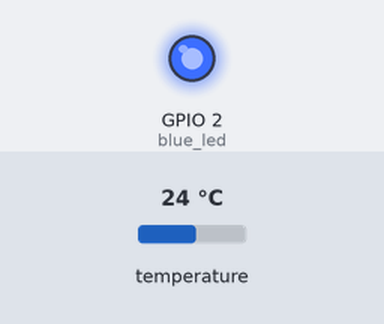
Simulated run of this sketch. Board: ESP8266 (NodeMCU). Shown: output pins drawn as LEDs (lit = HIGH). Inputs (shaded band) come from the test bench; at power-on: temperature 24 °C. WiFi joins after 1.5 s; servers stay silent unless stated; storage starts empty; no MQTT or app messages arrive unless stated; pins used as bus, display or sensor lines are not drawn; what the sketch prints to the serial monitor is not drawn.

Above: at 6.8 s.
Timing chart, 0 to 8.3 s (numbered marks = the images above):
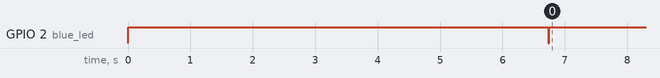

The sketch:

MQTT_Multiple_Temp_Sensor.ino
```cpp
/*
 * This code reads values from a set of one or more DS18B20 Dallas One Wire temperature
 * sensors with an ESP8266 board, and publishes the readings using MQTT.
 * Borrows from various examples by Adafruit, Dallas One Wire and Arduino libraries.
 *
 */

#include <FS.h>                   //this needs to be first, or it all crashes and burns...

#include <ESP8266WiFi.h>
#include <Wire.h>
#include <PubSubClient.h>
// Include the sensor libraries we need
#include <OneWire.h>
#include <DallasTemperature.h>
// for WiFiManager
#include <DNSServer.h>
#include <ESP8266WebServer.h>
#include <WiFiManager.h>         //https://github.com/tzapu/WiFiManager

#include <ArduinoJson.h>          //https://github.com/bblanchon/ArduinoJson

#define TRIGGER_PIN 0 // Forces WiFiManager to reset and ask for new setup

#define deviceName "sensor"

#define red_led 0
#define blue_led 2

//define your default values here, if there are different values in config.json, they are overwritten.
char client_name[40] = "ESP8266Client_multitemp1_sensor";
char mqtt_server[40] = "";
char mqtt_port[6] = "1883";
char mqtt_user[40] = "";
char mqtt_password[40] = "";
char device_set[10] = "1";
char temp_corr[20] = "0";

// count of devices
int devices = 0;
// pointer to array we will define later to hold device addresses
DeviceAddress * deviceAddresses;


//flag for saving data
bool shouldSaveConfig = false;

//callback notifying us of the need to save config
void saveConfigCallback () {
  Serial.println("Should save config");
  shouldSaveConfig = true;
}

WiFiClient espClient;
PubSubClient client(espClient);

// Data wire is plugged into port 12 on the ESP8266
#define ONE_WIRE_BUS 12
#define TEMPERATURE_PRECISION 9

// Setup a oneWire instance to communicate with any OneWire devices (not just Maxim/Dallas temperature ICs)
OneWire oneWire(ONE_WIRE_BUS);

// Pass our oneWire reference to Dallas Temperature.
DallasTemperature sensors(&oneWire);

// function to print a device address
void printAddress(DeviceAddress deviceAddress)
{
  for (uint8_t i = 0; i < 8; i++)
  {
    // zero pad the address if necessary
    if (deviceAddress[i] < 16) Serial.print("0");
    Serial.print(deviceAddress[i], HEX);
  }
}

// function to convert a device address to string
String addressToString(DeviceAddress deviceAddress)
{
  String address;
  for (uint8_t i = 0; i < 8; i++)
  {
    // zero pad the address if necessary
    if (deviceAddress[i] < 16) address.concat("0");
    String addrByteHex = String(deviceAddress[i], HEX);
    address.concat(addrByteHex);
    address.toUpperCase();
  }
  return address;
}

void setup() {
  // Setup the two LED ports to use for signaling status
  pinMode(red_led, OUTPUT);
  pinMode(blue_led, OUTPUT);
  digitalWrite(red_led, HIGH);
  digitalWrite(blue_led, HIGH);
  Serial.begin(115200);
  // If the trigger pin is held during setup we will force a WiFi configuration
  // setup instead of using the stored values
  if ( digitalRead(TRIGGER_PIN) == LOW ) {
    setup_wifi(true);
  } else {
    setup_wifi(false);
  }

  // Start sensor
  sensors.begin();

  // locate devices on the bus
  devices = sensors.getDeviceCount();

  Serial.print("Locating devices...");
  Serial.print("Found ");
  Serial.print(devices, DEC);
  Serial.println(" devices.");
  // This dynamically allocates the deviceAddresses array to the number of devices
  // We already created the pointer to it above so it's global
  deviceAddresses = new DeviceAddress [devices];

  // report parasite power requirements
  Serial.print("Parasite power is: ");
  if (sensors.isParasitePowerMode()) Serial.println("ON");
  else Serial.println("OFF");

// Search for the number of devices we found on the bus and set each ID
  // First reset the search
  oneWire.reset_search();
  // If the bus is shorted or other problems we will see no devices
  int i = 0;
  for (i=0;i<devices;i++) {
    if (!oneWire.search(deviceAddresses[i])) {
      Serial.println("Unable to find address for device " + i);
    } else {
      // Print the address we found
      Serial.print("Device ");
      Serial.print(String(i));
      Serial.print(" Address: ");
      printAddress(deviceAddresses[i]);
      // Set the resolution
      sensors.setResolution(deviceAddresses[i], TEMPERATURE_PRECISION);
      // Print the reported resolution for confirmation
      Serial.print("Device ");
      Serial.print(String(i));
      Serial.print(" Resolution: ");
      Serial.println(sensors.getResolution(deviceAddresses[i]));
    }
  }

}

void blink_red() {
  digitalWrite(red_led, LOW);
  delay(20);
  digitalWrite(red_led, HIGH);
}

void blink_blue() {
  digitalWrite(blue_led, LOW);
  delay(20);
  digitalWrite(blue_led, HIGH);
}

void setup_wifi(bool force) {
  //read configuration from FS json
  Serial.println("mounting FS...");

  if (SPIFFS.begin()) {
    Serial.println("mounted file system");
    if (SPIFFS.exists("/config.json")) {
      //file exists, reading and loading
      Serial.println("reading config file");
      File configFile = SPIFFS.open("/config.json", "r");
      if (configFile) {
        Serial.println("opened config file");
        size_t size = configFile.size();
        // Allocate a buffer to store contents of the file.
        std::unique_ptr<char[]> buf(new char[size]);

        configFile.readBytes(buf.get(), size);
        DynamicJsonBuffer jsonBuffer;
        JsonObject& json = jsonBuffer.parseObject(buf.get());
        json.prettyPrintTo(Serial);
        if (json.success()) {
          Serial.println("\nparsed json");

          strcpy(client_name, json["client_name"]);
          strcpy(mqtt_server, json["mqtt_server"]);
          strcpy(mqtt_port, json["mqtt_port"]);
          strcpy(mqtt_user, json["mqtt_user"]);
          strcpy(mqtt_password, json["mqtt_password"]);
          strcpy(device_set, json["device_set"]);
          strcpy(temp_corr, json["temp_corr"]);

        } else {
          Serial.println("failed to load json config");
        }
      }
    }
  } else {
    Serial.println("failed to mount FS");
  }
  //end read

  // The extra parameters to be configured (can be either global or just in the setup)
  // After connecting, parameter.getValue() will get you the configured value
  // id/name placeholder/prompt default length
  WiFiManagerParameter custom_client_name("client", "client name", client_name, 40);
  WiFiManagerParameter custom_mqtt_server("server", "mqtt server", mqtt_server, 40);
  WiFiManagerParameter custom_mqtt_port("port", "mqtt port", mqtt_port, 5);
  WiFiManagerParameter custom_mqtt_user("user", "mqtt user", mqtt_user, 40);
  WiFiManagerParameter custom_mqtt_password("password", "mqtt password", mqtt_password, 40);
  WiFiManagerParameter custom_device_set("set", "device set", device_set, 10);
  WiFiManagerParameter custom_temp_corr("tempcorr", "temp C correction", temp_corr, 20);

  //WiFiManager
  //Local intialization. Once its business is done, there is no need to keep it around
  WiFiManager wifiManager;

  //set config save notify callback
  wifiManager.setSaveConfigCallback(saveConfigCallback);

  //add all your parameters here
  wifiManager.addParameter(&custom_client_name);
  wifiManager.addParameter(&custom_mqtt_server);
  wifiManager.addParameter(&custom_mqtt_port);
  wifiManager.addParameter(&custom_mqtt_user);
  wifiManager.addParameter(&custom_mqtt_password);
  wifiManager.addParameter(&custom_device_set);
  wifiManager.addParameter(&custom_temp_corr);

  //reset settings - for testing
  //wifiManager.resetSettings();

  //sets timeout until configuration portal gets turned off
  //useful to make it all retry or go to sleep
  //in seconds
  //wifiManager.setTimeout(120);

  //it starts an access point with the specified name
  //here  "OnDemandAP"
  //and goes into a blocking loop awaiting configuration

  if (force) {
    // Force to start the configuration AP
    //WITHOUT THIS THE AP DOES NOT SEEM TO WORK PROPERLY WITH SDK 1.5 , update to at least 1.5.1
    WiFi.mode(WIFI_STA);

    if (!wifiManager.startConfigPortal("OnDemandAP")) {
      Serial.println("failed to connect and hit timeout");
      delay(3000);
      //reset and try again, or maybe put it to deep sleep
      ESP.reset();
      delay(5000);
    }
  } else {
    // Connect with saved settings, only start the configuration AP if connection fails
    wifiManager.autoConnect("OnDemandAP");
  }

  //if you get here you have connected to the WiFi
  Serial.println("connected...yeey :)");

  //read updated parameters
  strcpy(client_name, custom_client_name.getValue());
  strcpy(mqtt_server, custom_mqtt_server.getValue());
  strcpy(mqtt_port, custom_mqtt_port.getValue());
  strcpy(mqtt_user, custom_mqtt_user.getValue());
  strcpy(mqtt_password, custom_mqtt_password.getValue());
  strcpy(device_set, custom_device_set.getValue());
  strcpy(temp_corr, custom_temp_corr.getValue());

  //save the custom parameters to FS
  if (shouldSaveConfig) {
    Serial.println("saving config");
    DynamicJsonBuffer jsonBuffer;
    JsonObject& json = jsonBuffer.createObject();
    json["client_name"] = client_name;
    json["mqtt_server"] = mqtt_server;
    json["mqtt_port"] = mqtt_port;
    json["mqtt_user"] = mqtt_user;
    json["mqtt_password"] = mqtt_password;
    json["device_set"] = device_set;
    json["temp_corr"] = temp_corr;

    File configFile = SPIFFS.open("/config.json", "w");
    if (!configFile) {
      Serial.println("failed to open config file for writing");
    }

    json.prettyPrintTo(Serial);
    json.printTo(configFile);
    configFile.close();
    //end save
  }

  Serial.print("local ip ");
  Serial.println(WiFi.localIP());

}

void reconnect() {
  // Loop until we're reconnected
  // Server or port may have been updated
  Serial.println(mqtt_port);
  int mqtt_port_int = String(mqtt_port).toInt();
  Serial.println(mqtt_port_int);
  client.setServer(mqtt_server, mqtt_port_int);
  while (!client.connected()) {
    Serial.print("Attempting MQTT connection...");
    // Attempt to connect
    // If you do not want to use a username and password, change next line to
    // if (client.connect(client_name)) {
    if (client.connect(client_name, mqtt_user, mqtt_password)) {
      Serial.println("connected");
    } else {
      Serial.print("failed, rc=");
      Serial.print(client.state());
      Serial.println(" try again in 5 seconds");
      // Wait 5 seconds before retrying
      blink_red();
      delay(200);
      blink_red();
      delay(4760);
      // If the trigger pin is held this will get us out of a MQTT reconnect loop
      // to set new MQTT information in case the WiFi connection info is good
      // but the MQTT setup needs to be changed
      if ( digitalRead(TRIGGER_PIN) == LOW ) {
        setup_wifi(true);
      }
    }
  }
}

bool checkBound(float newValue, float prevValue, float maxDiff) {
  return newValue < prevValue - maxDiff || newValue > prevValue + maxDiff;
}

long lastMsg = 0;
long lastForceMsg = 0;
bool forceMsg = false;
float temp[10] = {0, 0, 0, 0, 0, 0, 0, 0, 0, 0};
float diff = 1.0;


void loop() {
  // If the trigger pin is held we'll force a new WiFi and MQTT setup cycle
  if ( digitalRead(TRIGGER_PIN) == LOW ) {
    setup_wifi(true);
  }

  if (! client.loop()) { // run the client loop and if it fails try to reconnect
    Serial.println("Not connected to MQTT....");
    reconnect();
    delay(5000);
  }

  // In case we have a sensor with temperature offset inaccuracy
  // we'll add a fixed correction offset to the temp in deg C and
  // let the conversion to deg F take care of itself
  float temp_corr_c=String(temp_corr).toFloat();

  long now = millis();
  if (now - lastMsg > 1000) {
    lastMsg = now;

    // MQTT broker could go away and come back at any time
    // so doing a forced publish to make sure something shows up
    // within the first 5 minutes after a reset
    if (now - lastForceMsg > 300000) {
      lastForceMsg = now;
      forceMsg = true;
      Serial.println("Forcing publish every 5 minutes...");
    }

    // Request to all devices on the bus
    sensors.requestTemperatures();
    int i = 0;
    for (i=0;i<devices;i++) {
      float newTemp = sensors.getTempC(deviceAddresses[i]);
      if (checkBound(newTemp, temp[i], diff) || forceMsg) {
        temp[i] = newTemp;
        float temp_c=temp[i]+temp_corr_c; // Celsius
        float temp_f=temp[i]*1.8F+32.0F; // Fahrenheit
        Serial.print("New temperature of ");
        printAddress(deviceAddresses[i]);
        Serial.print(": ");
        Serial.print(String(temp_c) + " degC   ");
        Serial.println(String(temp_f) + " degF");
        String temperature_c_topic = deviceName;
        temperature_c_topic.concat("/");
        temperature_c_topic.concat(String(device_set));
        temperature_c_topic.concat("/");
        temperature_c_topic.concat(addressToString(deviceAddresses[i]));
        temperature_c_topic.concat("/temperature/degreeCelsius");
        Serial.print("Publishing to topic ");
        Serial.println(temperature_c_topic);
        char temperature_c_topic_buf[temperature_c_topic.length()+1];
        temperature_c_topic.toCharArray(temperature_c_topic_buf, temperature_c_topic.length()+1);
        client.publish(temperature_c_topic_buf, String(temp_c).c_str(), true);

        String temperature_f_topic = deviceName;
        temperature_f_topic.concat("/");
        temperature_f_topic.concat(String(device_set));
        temperature_f_topic.concat("/");
        temperature_f_topic.concat(addressToString(deviceAddresses[i]));
        temperature_f_topic.concat("/temperature/degreeFahrenheit");
        Serial.print("Publishing to topic ");
        Serial.println(temperature_f_topic);
        char temperature_f_topic_buf[temperature_f_topic.length()+1];
        temperature_f_topic.toCharArray(temperature_f_topic_buf, temperature_f_topic.length()+1);
        client.publish(temperature_f_topic_buf, String(temp_f).c_str(), true);
        blink_blue();
      }
    }
    forceMsg = false;
  }
}
```

Measured:
- by itself, GPIO 2 (blue_led): HIGH → LOW at 6.7 s, → HIGH 0.02 s later
